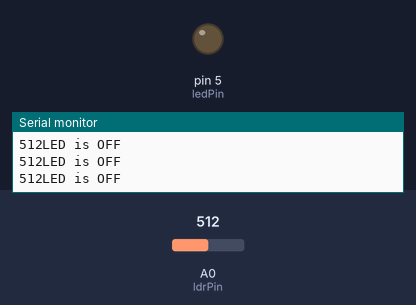
Recording of a sketch running on a simulated Arduino Uno, built with avr-gcc and run on an emulated ATmega328P. Parts: output pins drawn as LEDs (lit = HIGH), the last lines printed to the serial monitor. The inputs (shaded band) are chosen by the test bench; at power-on: A0 (ldrPin) = 512.

Above: at 1.2 s.
1.3 s: A0 (ldrPin) set to 418
4.3 s: A0 (ldrPin) set to 385
At 5.4 s:
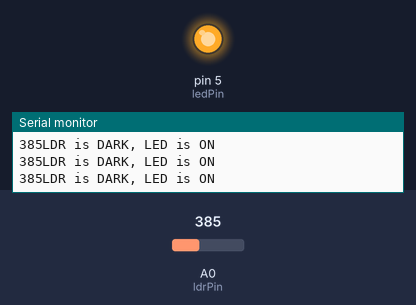
5.8 s: A0 (ldrPin) set to 410
At 6.6 s:
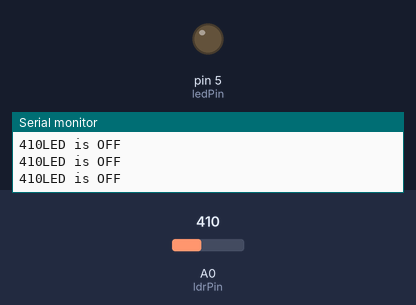
7.3 s: A0 (ldrPin) set to 390
At 8.1 s:
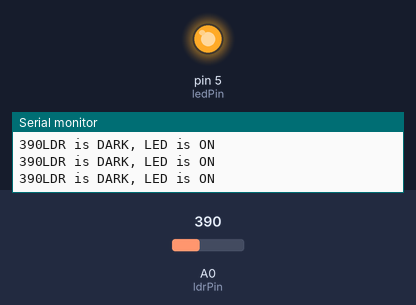
Timing chart, 0 to 9.8 s (numbered marks = the images above; inputs shaded):
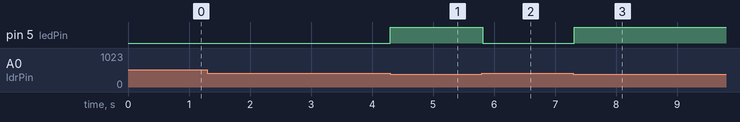

The sketch:

ldr_NodeMCU.ino
```cpp
const int ledPin = 5; //D1
const int ldrPin = A0;

void setup() {

Serial.begin(9600);

pinMode(ledPin, OUTPUT);

pinMode(ldrPin, INPUT);

}

void loop() {

int ldrStatus = analogRead(ldrPin);

  if (ldrStatus <=400) {

  digitalWrite(ledPin, HIGH);
  Serial.print(ldrStatus);
  Serial.println("LDR is DARK, LED is ON");

  }

  else {

  digitalWrite(ledPin, LOW);
  Serial.print(ldrStatus);
  Serial.println("LED is OFF");

  }

}
```

Measured:
- the behaviour switches between 401 and 400 on A0 (ldrPin) (found by bisection; images 0 and 1)
- after the input at 4.3 s, pin 5 (ledPin): LOW → HIGH at once
- after the input at 5.8 s, pin 5 (ledPin): HIGH → LOW at once
- after the input at 7.3 s, pin 5 (ledPin): LOW → HIGH at once
